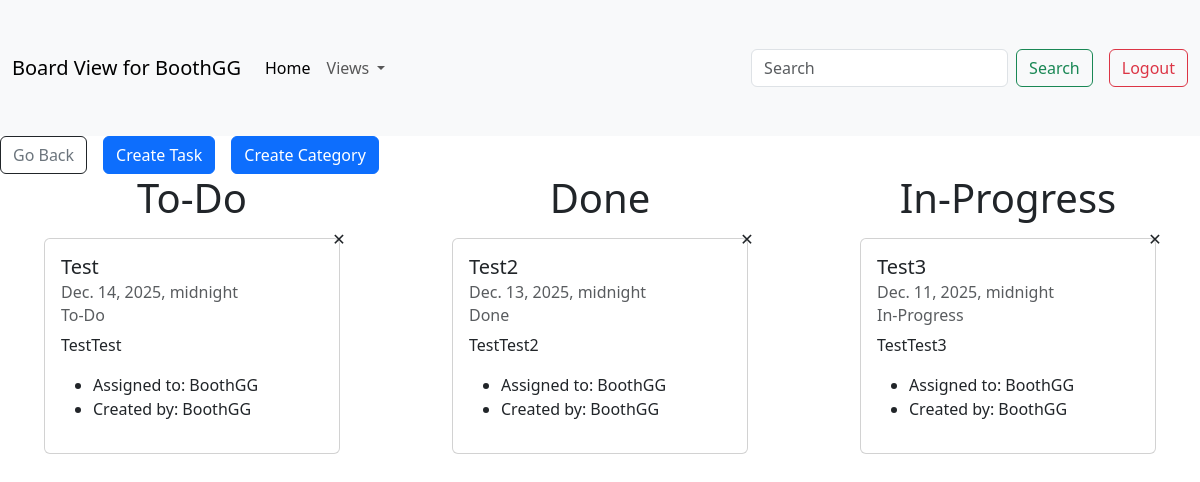
The page /board/ (signed in) on the database its author committed.
### board/models.py (models this page shows, shortened)
class Category(models.Model):
    category =  models.CharField(primary_key = True, max_length=20)
    color = models.CharField(max_length=20)
    user = models.ForeignKey(User, on_delete=models.CASCADE)
    def __str__(self):
        return f"{self.category}"

class Task(models.Model):
    name = models.CharField(primary_key = True, max_length=50)
    description = models.CharField(max_length=200)
    due_date = models.DateTimeField("time task is due")
    user_on_task = models.CharField(max_length=50)
    category = models.ForeignKey(Category, on_delete=models.CASCADE)
    user = models.ForeignKey(User, on_delete=models.CASCADE)

### board/views.py (the view)
# urls.py: path("", views.board_and_task, name="board_and_task"),
def board_and_task(request):
    if request.method == 'POST':
        if 'submitTask' in request.POST:
            taskForm = TaskForm(request.POST, prefix='task')
            categoryForm = CategoryForm(prefix='category')
            if taskForm.is_valid():
                task = Task(
                    name = taskForm.cleaned_data['name'],
                    description = taskForm.cleaned_data['description'],
                    due_date = taskForm.cleaned_data['due_date'],
                    user_on_task = taskForm.cleaned_data['user_on_task'],
                    category = taskForm.cleaned_data['category']
                )
                task.user = request.user
                task.save()
        elif 'submitCategory' in request.POST:
            categoryForm = CategoryForm(request.POST, prefix='category')
            taskForm = TaskForm(prefix='task')
            if categoryForm.is_valid():
                username = categoryForm.cleaned_data['user']
                try:
                    userCreatedCat = User.objects.get(username = username)
                except User.DoesNotExist:
                    messages.error(request, "Try a different user")
                    return redirect('board:board_and_task')
                category = Category(
                    category = categoryForm.cleaned_data['category'],
                    color = categoryForm.cleaned_data['color'],
                    user = userCreatedCat
                )
                category.save()
    else:
        taskForm = TaskForm(prefix="task")
        categoryForm = CategoryForm(prefix="category")
    categories = Category.objects.all()
    tasks = Task.objects.all()
    context = {'taskForm' : taskForm, 'categoryForm' : categoryForm, 'tasks' : tasks, 'categories' : categories}
    return render(request, "board/board.html", context)

### board/forms.py
class TaskForm(forms.ModelForm):
    class Meta:
        model = Task
        fields = ['name', 'description', 'due_date', 'user_on_task', 'category']
    def __init__(self, *args, user=None, **kwargs):
        super().__init__(*args, **kwargs)
        if user:
            self.fields['category'].queryset = Category.objects.filter(user=user)

class CategoryForm(forms.ModelForm):
    user = forms.CharField(max_length=50)
    class Meta:
        model = Category
        fields = ['category', 'color']

### board/templates/board/board.html (shortened to what this page needs)
{% load crispy_forms_tags %} {% load static %}
<!DOCTYPE html>
<html>
  <head>
    <link
      href="https://cdn.jsdelivr.net/npm/bootstrap@5.3.6/dist/css/bootstrap.min.css"
      rel="stylesheet"
    />
  </head>
  <body>
    <nav class="navbar navbar-expand-lg bg-body-tertiary py-5">
      <div class="container-fluid">
        <a class="navbar-brand"> Board View for {{user.username}} </a>
        <div class="collapse navbar-collapse" id="navbarSupportedContent">
          <ul class="navbar-nav me-auto mb-2 mb-lg-0">
            <li class="nav-item">
              <a
                class="nav-link active"
                aria-current="page"
                href="{% url 'hometouser:home' display_name=user.username%}"
                >Home</a
              >
            </li>
            <li class="nav-item dropdown">
              <a
                class="nav-link dropdown-toggle"
                id="views"
                href="#"
                role="button"
                data-bs-toggle="dropdown"
                aria-expanded="false"
              >
                Views
              </a>
            </li>
          </ul>
          <form class="d-sm-flex" role="search">
            <input
              class="form-control me-2"
              type="search"
              placeholder="Search"
              aria-label="Search"
            />
            <button class="btn btn-outline-success me-3" type="submit">
              Search
            </button>
            <a
              class="btn btn-outline-danger"
              href="{% url 'hometouser:logout' %}"
            >
              Logout
            </a>
          </form>
        </div>
      </div>
    </nav>
    <div class="d-flex justify-content-sm-start justify-content-center">
      <a
        class="link-secondary btn btn-outline-dark"
        href="{% url 'hometouser:home' display_name=user.username%}"
        >Go Back</a
      >
      <button
        type="button"
        class="btn btn-primary ms-3"
        id="task"
        data-toggle="modal"
        data-target="#taskModal"
        name="submitTask"
      >
        Create Task
      </button>
      <button
        type="button"
        class="btn btn-primary ms-3"
        id="category"
        data-toggle="modal"
        data-target="#categoryModal"
        name="submitCategory"
      >
        Create Category
      </button>
    </div>
    <div class="row">
      {% for category in categories %}
      {%if user.username == category.user.username%}
      <div class="col-md ps-lg-5 ms-2 me-2 pe-lg-5">
        <h1 class="text-center">{{ category.category }}</h1>
      {%endif%}
        {% for task in tasks %} {% if category.category == task.category.category and user.username == task.user.username %}
        <div class="card my-3" style="width: 100%">
          <div class="card-body position-relative">
            <span
              data-task-id="{{task.name}}"
              onclick="delete_card(this)"
              class="position-absolute top-0 start-100 translate-middle d-none d-lg-block"
              style="cursor: pointer"
              >&#10005;</span
            >
            <h5 class="card-title">{{ task.name }}</h5>
            <h6 class="card-subtitle mb-2 text-body-secondary">
              {{ task.due_date }}
            </h6>
            <h6 class="card-subtitle mb-2 text-body-secondary">
              {{ task.category }}
            </h6>
            <p class="card-text">{{ task.description }}</p>
            <ul>
              <li>Assigned to: {{ task.user_on_task }}</li>
              <li>Created by: {{ task.user.username }}</li>
            </ul>
          </div>
        </div>
        {% endif %} {% endfor %}
      </div>
      {% endfor %}
    </div>
  </body>
</html>

### rows shown on the page
Category: category "To-Do"
Task: name "Test", due_date "Dec. 14, 2025, midnight", category "To-Do", description "TestTest", user_on_task "BoothGG", user.username "BoothGG"
Category: category "Done"
Task: name "Test2", due_date "Dec. 13, 2025, midnight", category "Done", description "TestTest2", user_on_task "BoothGG", user.username "BoothGG"
Category: category "In-Progress"
Task: name "Test3", due_date "Dec. 11, 2025, midnight", category "In-Progress", description "TestTest3", user_on_task "BoothGG", user.username "BoothGG"

### other values the page prints
{{ user.username }} "BoothGG"
